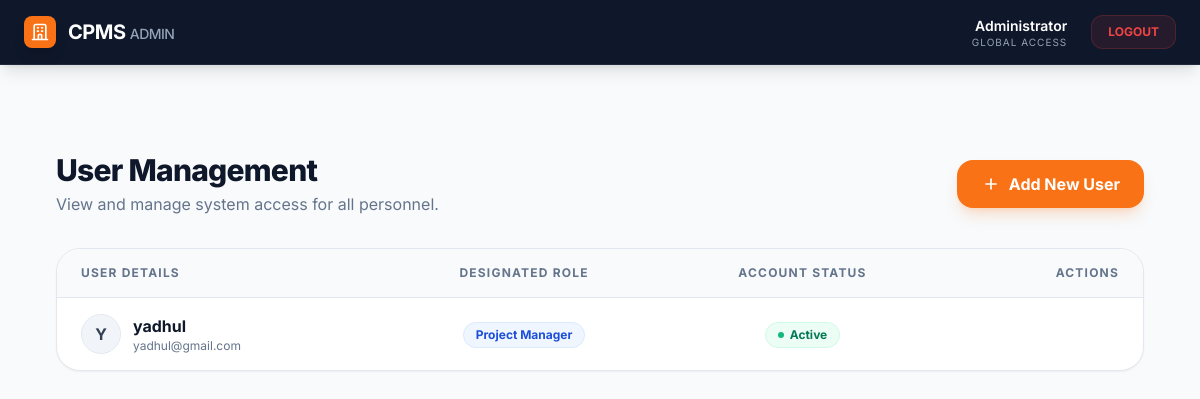
The page /dashboard/admin/users/ (signed in) on the database its author committed.
### accounts/models.py (models this page shows)
class User(AbstractUser):
    role = models.ForeignKey(
        Role,
        on_delete=models.PROTECT,
        null=True,
        blank=True
    )
    created_by = models.ForeignKey(
        'self',
        null=True,
        blank=True,
        on_delete=models.SET_NULL,
        related_name='created_users'
    )
    created_at = models.DateTimeField(auto_now_add=True)

class Role(models.Model):
    name = models.CharField(max_length=20, unique=True)
    def __str__(self):
        return self.name

### dashboard/views.py (the view)
# urls.py: path('admin/users/', views.user_list, name='admin_user_list'),
@login_required
@user_passes_test(is_admin)
def user_list(request):
    users = User.objects.exclude(id=request.user.id)
    return render(request, 'dashboard/admin/user_list.html', {'users': users})

### dashboard/views.py (called while the page is built)
def is_admin(user):
    return user.role and user.role.name == 'Admin'

### dashboard/templates/dashboard/admin/user_list.html (shortened to what this page needs)
{% extends "dashboard/admin/dashboard.html" %}
{% load static %}
{% block content %}
<main class="max-w-7xl mx-auto py-10 px-4 sm:px-6 lg:px-8">
    <div class="flex flex-col md:flex-row md:items-center justify-between gap-4 mb-8">
        <div>
            <h2 class="text-3xl font-extrabold text-slate-900 tracking-tight">User Management</h2>
            <p class="text-slate-500 mt-1">View and manage system access for all personnel.</p>
        </div>
        <a href="{% url 'admin_user_add' %}"
           class="inline-flex items-center justify-center gap-2 bg-orange-500 hover:bg-orange-600 text-white px-6 py-3 rounded-2xl font-bold shadow-lg shadow-orange-500/20 transition-all transform active:scale-[0.98]">
            <svg class="w-5 h-5" fill="none" stroke="currentColor" viewBox="0 0 24 24">
                <path stroke-linecap="round" stroke-linejoin="round" stroke-width="2" d="M12 6v6m0 0v6m0-6h6m-6 0H6"></path>
            </svg>
            Add New User
        </a>
    </div>
    <div class="bg-white rounded-3xl shadow-sm border border-slate-200 overflow-hidden">
        <div class="overflow-x-auto">
            <table class="w-full text-left border-collapse">
                <thead>
                    <tr class="bg-slate-50 border-b border-slate-200">
                        <th class="px-6 py-4 text-xs font-bold text-slate-500 uppercase tracking-widest">User Details</th>
                        <th class="px-6 py-4 text-xs font-bold text-slate-500 uppercase tracking-widest text-center">Designated Role</th>
                        <th class="px-6 py-4 text-xs font-bold text-slate-500 uppercase tracking-widest text-center">Account Status</th>
                        <th class="px-6 py-4 text-xs font-bold text-slate-500 uppercase tracking-widest text-right">Actions</th>
                    </tr>
                </thead>
                <tbody class="divide-y divide-slate-100">
                    {% for user in users %}
                    <tr class="hover:bg-slate-50/80 transition-colors group">
                        <td class="px-6 py-4">
                            <div class="flex items-center gap-3">
                                <div class="w-10 h-10 rounded-full bg-slate-100 flex items-center justify-center text-slate-700 font-bold border border-slate-200 uppercase">
                                    {{ user.username|slice:":1" }}
                                </div>
                                <div>
                                    <p class="font-bold text-slate-900">{{ user.username }}</p>
                                    <p class="text-xs text-slate-500">{{ user.email|default:"No email provided" }}</p>
                                </div>
                            </div>
                        </td>
                        <td class="px-6 py-4 text-center">
                            <span class="inline-flex items-center px-3 py-1 rounded-full text-xs font-bold bg-blue-50 text-blue-700 border border-blue-100">
                                {{ user.role }}
                            </span>
                        </td>
                        <td class="px-6 py-4 text-center">
                            {% if user.is_active %}
                                <span class="inline-flex items-center gap-1.5 px-3 py-1 rounded-full text-xs font-bold bg-emerald-50 text-emerald-700 border border-emerald-100">
                                    <span class="w-1.5 h-1.5 rounded-full bg-emerald-500 animate-pulse"></span>
                                    Active
                                </span>
                            {% else %}
                                <span class="inline-flex items-center gap-1.5 px-3 py-1 rounded-full text-xs font-bold bg-slate-100 text-slate-500 border border-slate-200">
                                    <span class="w-1.5 h-1.5 rounded-full bg-slate-400"></span>
                                    Inactive
                                </span>
                            {% endif %}
                        </td>
                        <td class="px-6 py-4 text-right">
                        </td>
                    </tr>
                    {% endfor %}
                </tbody>
            </table>
        </div>
    </div>
</main>
{% endblock %}

### dashboard/templates/dashboard/admin/dashboard.html (style rules this page uses)
body { font-family: 'Inter', sans-serif; }

### rows shown on the page
User: username "Y", username "yadhul", email "yadhul@gmail.com", role "Project Manager", is_active True (drawn)
